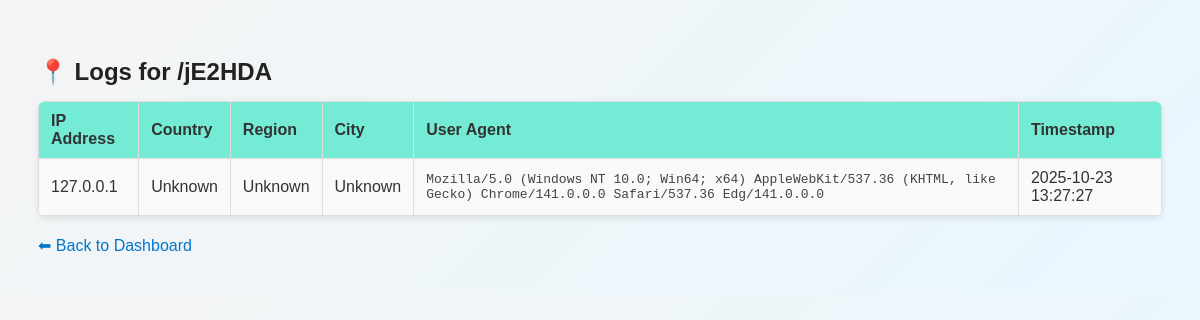
The app's page /logs/jE2HDA with its own data.
### tables this page shows
CREATE TABLE logs (
                    id INTEGER PRIMARY KEY AUTOINCREMENT,
                    short_key TEXT,
                    ip_address TEXT,
                    user_agent TEXT,
                    country TEXT, -- Added
                    region TEXT,  -- Added
                    city TEXT,    -- Added
                    timestamp TEXT
                );

### app.py (the view)
@app.route('/logs/<short_key>')
def logs(short_key):
    conn = sqlite3.connect('urls.db')
    c = conn.cursor()
    c.execute("SELECT ip_address, user_agent, country, region, city, timestamp FROM logs WHERE short_key=? ORDER BY id DESC", (short_key,))
    log_data = c.fetchall()
    conn.close()
    return render_template('logs.html', data=log_data, short_key=short_key)

### templates/logs.html (shortened to what this page needs)
<!DOCTYPE html>
<html lang="en">
<head>
</head>
<body>
    <div class="container">
        <h2>📍 Logs for /{{ short_key }}</h2>
        {% if data %}
        <table>
            <tr>
                <th>IP Address</th>
                <th>Country</th>
                <th>Region</th>
                <th>City</th>
                <th>User Agent</th>
                <th>Timestamp</th>
            </tr>
            {% for ip, ua, country, region, city, ts in data %}
            <tr>
                <td>{{ ip }}</td>
                <td>{{ country or '-' }}</td>
                <td>{{ region or '-' }}</td>
                <td>{{ city or '-' }}</td>
                <td><pre>{{ ua }}</pre></td>
                <td>{{ ts }}</td>
            </tr>
            {% endfor %}
        </table>
        {% else %}
            <p class="no-data">No logs found for this short link yet.</p>
        {% endif %}
        <a href="/dashboard">⬅ Back to Dashboard</a>
    </div>
</body>
</html>

### templates/logs.html (style rules this page uses)
body { font-family: Arial, sans-serif; background: linear-gradient(135deg, #f4f4f4 0%, #e9f7ff 100%); padding: 30px; color: #333; }
h2 { color: #222; margin-bottom: 15px; }
table { width: 100%; border-collapse: collapse; box-shadow: 0 2px 6px rgba(0,0,0,0.1); background: white; border-radius: 8px; overflow: hidden; }
th, td { padding: 10px 12px; text-align: left; border: 1px solid #ddd; }
th { background: #74ebd5; color: #333; font-weight: 600; }
tr:nth-child(even) { background: #f9f9f9; }
pre { white-space: pre-wrap; word-wrap: break-word; margin: 0; font-size: 13px; color: #444; }
a { display: inline-block; margin-top: 20px; text-decoration: none; color: #0077cc; font-weight: 500; }
.container { max-width: 1200px; margin: auto; }

### records on screen
logs: short_key "jE2HDA", ip_address "127.0.0.1", country "Unknown", region "Unknown", city "Unknown", user_agent "Mozilla/5.0 (Windows NT 10.0; Win64; x64) AppleWebKit/537.36 (KHTML, like Gecko) Chrome/141.0.0.0 Safari/537.36 Edg/141.0.0.0", timestamp "2025-10-23 13:27:27"
